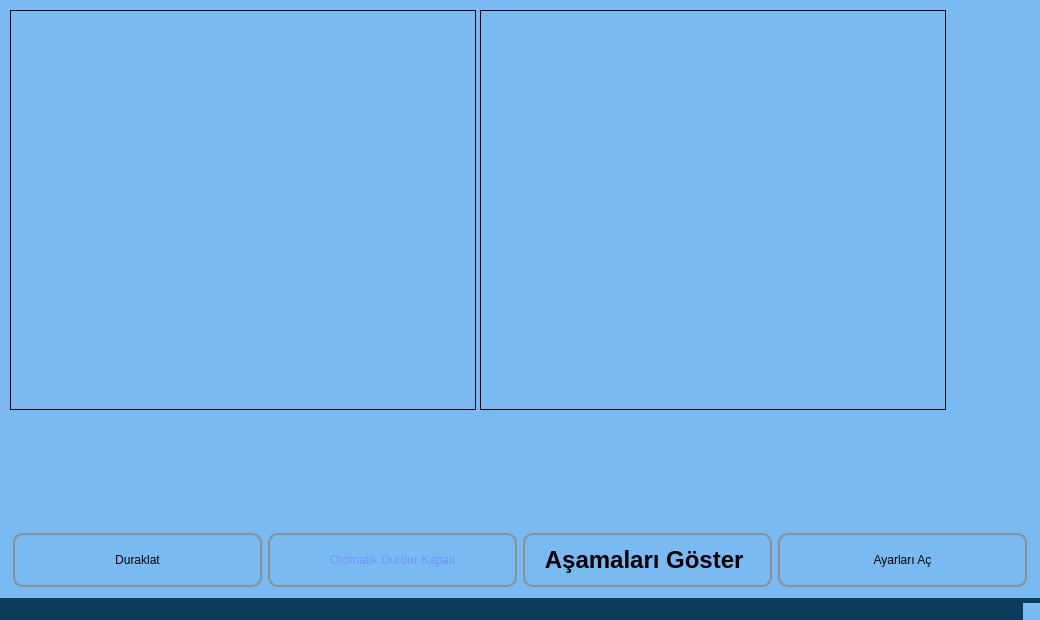
<?xml version="1.0" encoding="UTF-8"?>
<ui version="4.0">
 <class>MainWindow</class>
 <widget class="QMainWindow" name="MainWindow">
  <property name="geometry">
   <rect>
    <x>0</x>
    <y>0</y>
    <width>1040</width>
    <height>620</height>
   </rect>
  </property>
  <property name="windowTitle">
   <string>AnaForm</string>
  </property>
  <property name="windowIcon">
   <iconset resource="icons.qrc">
    <normaloff>:/icon/icons/General OCR_32px.png</normaloff>:/icon/icons/General OCR_32px.png</iconset>
  </property>
  <property name="styleSheet">
   <string notr="true">*{
background-color: #79BAF2;
}
QPlainTextEdit#lblogrencicevaplar{
font: bold 14pt &quot;Arial&quot;;
min-width: 1020px;
max-width: 1020px;
min-height:25px;
max-height:25px;

}
QVBoxLayout#vlCevaplar{

min-width: 1020px;
max-width: 1020px;

}



QMainWindow{
min-width: 1040px;
max-width: 1040px;
min-height:620px;
max-height:620px;
}
QStatusBar{
background-color: #0C3C59;

}
QPushButton {
    border: 2px solid #8f8f91;
    border-radius: 10px;
    background-color: qlineargradient(x1: 0, y1: 0, x2: 0, y2: 1,
                                      stop: 0 #F2055C, stop: 1 #F20530);
    min-width: 240px;
max-width:245px;
min-height:50px;
	color:rgb(109	,149	,255	);

	font: bold 18pt &quot;Arial&quot;;


}

QPushButton:pressed {
    background-color: qlineargradient(x1: 0, y1: 0, x2: 0, y2: 1,
                                      stop: 0 #F20530, stop: 1 #F2055C);
}

QPushButton:flat {
    border: none; /* no border for a flat push button */
}

QPushButton:default {
    border-color: navy; /* make the default button prominent */
}</string>
  </property>
  <widget class="QWidget" name="centralwidget">
   <widget class="QLabel" name="imgCamera_2">
    <property name="geometry">
     <rect>
      <x>10</x>
      <y>10</y>
      <width>466</width>
      <height>400</height>
     </rect>
    </property>
    <property name="minimumSize">
     <size>
      <width>466</width>
      <height>400</height>
     </size>
    </property>
    <property name="frameShape">
     <enum>QFrame::Panel</enum>
    </property>
    <property name="text">
     <string/>
    </property>
   </widget>
   <widget class="QLabel" name="imgBulunan">
    <property name="geometry">
     <rect>
      <x>480</x>
      <y>10</y>
      <width>466</width>
      <height>400</height>
     </rect>
    </property>
    <property name="minimumSize">
     <size>
      <width>466</width>
      <height>400</height>
     </size>
    </property>
    <property name="frameShape">
     <enum>QFrame::Panel</enum>
    </property>
    <property name="text">
     <string/>
    </property>
   </widget>
   <widget class="QWidget" name="horizontalLayoutWidget">
    <property name="geometry">
     <rect>
      <x>0</x>
      <y>530</y>
      <width>1041</width>
      <height>61</height>
     </rect>
    </property>
    <layout class="QHBoxLayout" name="horizontalLayout" stretch="0,0,0,0">
     <property name="spacing">
      <number>3</number>
     </property>
     <property name="leftMargin">
      <number>10</number>
     </property>
     <property name="rightMargin">
      <number>10</number>
     </property>
     <item>
      <widget class="QPushButton" name="startCam">
       <property name="text">
        <string>Duraklat</string>
       </property>
       <property name="icon">
        <iconset resource="icons.qrc">
         <normaloff>:/icon/icons/ocrclose.png</normaloff>:/icon/icons/ocrclose.png</iconset>
       </property>
       <property name="iconSize">
        <size>
         <width>32</width>
         <height>32</height>
        </size>
       </property>
      </widget>
     </item>
     <item>
      <widget class="QPushButton" name="btnOtomatikDurdur">
       <property name="palette">
        <palette>
         <active>
          <colorrole role="WindowText">
           <brush brushstyle="SolidPattern">
            <color alpha="255">
             <red>109</red>
             <green>149</green>
             <blue>255</blue>
            </color>
           </brush>
          </colorrole>
          <colorrole role="Button">
           <brush brushstyle="LinearGradientPattern">
            <gradient startx="0.000000000000000" starty="0.000000000000000" endx="0.000000000000000" endy="1.000000000000000" type="LinearGradient" spread="PadSpread" coordinatemode="ObjectBoundingMode">
             <gradientstop position="0.000000000000000">
              <color alpha="255">
               <red>242</red>
               <green>5</green>
               <blue>92</blue>
              </color>
             </gradientstop>
             <gradientstop position="1.000000000000000">
              <color alpha="255">
               <red>242</red>
               <green>5</green>
               <blue>48</blue>
              </color>
             </gradientstop>
            </gradient>
           </brush>
          </colorrole>
          <colorrole role="Text">
           <brush brushstyle="SolidPattern">
            <color alpha="255">
             <red>109</red>
             <green>149</green>
             <blue>255</blue>
            </color>
           </brush>
          </colorrole>
          <colorrole role="ButtonText">
           <brush brushstyle="SolidPattern">
            <color alpha="255">
             <red>109</red>
             <green>149</green>
             <blue>255</blue>
            </color>
           </brush>
          </colorrole>
          <colorrole role="Base">
           <brush brushstyle="LinearGradientPattern">
            <gradient startx="0.000000000000000" starty="0.000000000000000" endx="0.000000000000000" endy="1.000000000000000" type="LinearGradient" spread="PadSpread" coordinatemode="ObjectBoundingMode">
             <gradientstop position="0.000000000000000">
              <color alpha="255">
               <red>242</red>
               <green>5</green>
               <blue>92</blue>
              </color>
             </gradientstop>
             <gradientstop position="1.000000000000000">
              <color alpha="255">
               <red>242</red>
               <green>5</green>
               <blue>48</blue>
              </color>
             </gradientstop>
            </gradient>
           </brush>
          </colorrole>
          <colorrole role="Window">
           <brush brushstyle="LinearGradientPattern">
            <gradient startx="0.000000000000000" starty="0.000000000000000" endx="0.000000000000000" endy="1.000000000000000" type="LinearGradient" spread="PadSpread" coordinatemode="ObjectBoundingMode">
             <gradientstop position="0.000000000000000">
              <color alpha="255">
               <red>242</red>
               <green>5</green>
               <blue>92</blue>
              </color>
             </gradientstop>
             <gradientstop position="1.000000000000000">
              <color alpha="255">
               <red>242</red>
               <green>5</green>
               <blue>48</blue>
              </color>
             </gradientstop>
            </gradient>
           </brush>
          </colorrole>
          <colorrole role="PlaceholderText">
           <brush brushstyle="NoBrush">
            <color alpha="128">
             <red>109</red>
             <green>149</green>
             <blue>255</blue>
            </color>
           </brush>
          </colorrole>
         </active>
         <inactive>
          <colorrole role="WindowText">
           <brush brushstyle="SolidPattern">
            <color alpha="255">
             <red>109</red>
             <green>149</green>
             <blue>255</blue>
            </color>
           </brush>
          </colorrole>
          <colorrole role="Button">
           <brush brushstyle="LinearGradientPattern">
            <gradient startx="0.000000000000000" starty="0.000000000000000" endx="0.000000000000000" endy="1.000000000000000" type="LinearGradient" spread="PadSpread" coordinatemode="ObjectBoundingMode">
             <gradientstop position="0.000000000000000">
              <color alpha="255">
               <red>242</red>
               <green>5</green>
               <blue>92</blue>
              </color>
             </gradientstop>
             <gradientstop position="1.000000000000000">
              <color alpha="255">
               <red>242</red>
               <green>5</green>
               <blue>48</blue>
              </color>
             </gradientstop>
            </gradient>
           </brush>
          </colorrole>
          <colorrole role="Text">
           <brush brushstyle="SolidPattern">
            <color alpha="255">
             <red>109</red>
             <green>149</green>
             <blue>255</blue>
            </color>
           </brush>
          </colorrole>
          <colorrole role="ButtonText">
           <brush brushstyle="SolidPattern">
            <color alpha="255">
             <red>109</red>
             <green>149</green>
             <blue>255</blue>
            </color>
           </brush>
          </colorrole>
          <colorrole role="Base">
           <brush brushstyle="LinearGradientPattern">
            <gradient startx="0.000000000000000" starty="0.000000000000000" endx="0.000000000000000" endy="1.000000000000000" type="LinearGradient" spread="PadSpread" coordinatemode="ObjectBoundingMode">
             <gradientstop position="0.000000000000000">
              <color alpha="255">
               <red>242</red>
               <green>5</green>
               <blue>92</blue>
              </color>
             </gradientstop>
             <gradientstop position="1.000000000000000">
              <color alpha="255">
               <red>242</red>
               <green>5</green>
               <blue>48</blue>
              </color>
             </gradientstop>
            </gradient>
           </brush>
          </colorrole>
          <colorrole role="Window">
           <brush brushstyle="LinearGradientPattern">
            <gradient startx="0.000000000000000" starty="0.000000000000000" endx="0.000000000000000" endy="1.000000000000000" type="LinearGradient" spread="PadSpread" coordinatemode="ObjectBoundingMode">
             <gradientstop position="0.000000000000000">
              <color alpha="255">
               <red>242</red>
               <green>5</green>
               <blue>92</blue>
              </color>
             </gradientstop>
             <gradientstop position="1.000000000000000">
              <color alpha="255">
               <red>242</red>
               <green>5</green>
               <blue>48</blue>
              </color>
             </gradientstop>
            </gradient>
           </brush>
          </colorrole>
          <colorrole role="PlaceholderText">
           <brush brushstyle="NoBrush">
            <color alpha="128">
             <red>109</red>
             <green>149</green>
             <blue>255</blue>
            </color>
           </brush>
          </colorrole>
         </inactive>
         <disabled>
          <colorrole role="WindowText">
           <brush brushstyle="SolidPattern">
            <color alpha="255">
             <red>109</red>
             <green>149</green>
             <blue>255</blue>
            </color>
           </brush>
          </colorrole>
          <colorrole role="Button">
           <brush brushstyle="LinearGradientPattern">
            <gradient startx="0.000000000000000" starty="0.000000000000000" endx="0.000000000000000" endy="1.000000000000000" type="LinearGradient" spread="PadSpread" coordinatemode="ObjectBoundingMode">
             <gradientstop position="0.000000000000000">
              <color alpha="255">
               <red>242</red>
               <green>5</green>
               <blue>92</blue>
              </color>
             </gradientstop>
             <gradientstop position="1.000000000000000">
              <color alpha="255">
               <red>242</red>
               <green>5</green>
               <blue>48</blue>
              </color>
             </gradientstop>
            </gradient>
           </brush>
          </colorrole>
          <colorrole role="Text">
           <brush brushstyle="SolidPattern">
            <color alpha="255">
             <red>109</red>
             <green>149</green>
             <blue>255</blue>
            </color>
           </brush>
          </colorrole>
          <colorrole role="ButtonText">
           <brush brushstyle="SolidPattern">
            <color alpha="255">
             <red>109</red>
             <green>149</green>
             <blue>255</blue>
            </color>
           </brush>
          </colorrole>
          <colorrole role="Base">
           <brush brushstyle="LinearGradientPattern">
            <gradient startx="0.000000000000000" starty="0.000000000000000" endx="0.000000000000000" endy="1.000000000000000" type="LinearGradient" spread="PadSpread" coordinatemode="ObjectBoundingMode">
             <gradientstop position="0.000000000000000">
              <color alpha="255">
               <red>242</red>
               <green>5</green>
               <blue>92</blue>
              </color>
             </gradientstop>
             <gradientstop position="1.000000000000000">
              <color alpha="255">
               <red>242</red>
               <green>5</green>
               <blue>48</blue>
              </color>
             </gradientstop>
            </gradient>
           </brush>
          </colorrole>
          <colorrole role="Window">
           <brush brushstyle="LinearGradientPattern">
            <gradient startx="0.000000000000000" starty="0.000000000000000" endx="0.000000000000000" endy="1.000000000000000" type="LinearGradient" spread="PadSpread" coordinatemode="ObjectBoundingMode">
             <gradientstop position="0.000000000000000">
              <color alpha="255">
               <red>242</red>
               <green>5</green>
               <blue>92</blue>
              </color>
             </gradientstop>
             <gradientstop position="1.000000000000000">
              <color alpha="255">
               <red>242</red>
               <green>5</green>
               <blue>48</blue>
              </color>
             </gradientstop>
            </gradient>
           </brush>
          </colorrole>
          <colorrole role="PlaceholderText">
           <brush brushstyle="NoBrush">
            <color alpha="128">
             <red>109</red>
             <green>149</green>
             <blue>255</blue>
            </color>
           </brush>
          </colorrole>
         </disabled>
        </palette>
       </property>
       <property name="text">
        <string>Otomatik Durdur Kapalı</string>
       </property>
       <property name="icon">
        <iconset resource="icons.qrc">
         <normaloff>:/icon/icons/autoon.png</normaloff>:/icon/icons/autoon.png</iconset>
       </property>
       <property name="iconSize">
        <size>
         <width>32</width>
         <height>32</height>
        </size>
       </property>
      </widget>
     </item>
     <item>
      <widget class="QPushButton" name="btnAsamalar">
       <property name="font">
        <font>
         <family>Arial</family>
         <pointsize>18</pointsize>
         <weight>75</weight>
         <italic>false</italic>
         <bold>true</bold>
        </font>
       </property>
       <property name="text">
        <string>Aşamaları Göster </string>
       </property>
       <property name="icon">
        <iconset resource="icons.qrc">
         <normaloff>:/icon/icons/asamagoster.png</normaloff>:/icon/icons/asamagoster.png</iconset>
       </property>
       <property name="iconSize">
        <size>
         <width>32</width>
         <height>32</height>
        </size>
       </property>
      </widget>
     </item>
     <item>
      <widget class="QPushButton" name="btnAyarlar">
       <property name="text">
        <string>Ayarları Aç</string>
       </property>
       <property name="icon">
        <iconset resource="icons.qrc">
         <normaloff>:/icon/icons/ayarlar.png</normaloff>:/icon/icons/ayarlar.png</iconset>
       </property>
       <property name="iconSize">
        <size>
         <width>32</width>
         <height>32</height>
        </size>
       </property>
      </widget>
     </item>
    </layout>
   </widget>
   <widget class="QWidget" name="">
    <property name="geometry">
     <rect>
      <x>10</x>
      <y>420</y>
      <width>1021</width>
      <height>91</height>
     </rect>
    </property>
    <layout class="QVBoxLayout" name="vlCevaplar">
     <property name="spacing">
      <number>5</number>
     </property>
     <property name="sizeConstraint">
      <enum>QLayout::SetDefaultConstraint</enum>
     </property>
     <property name="leftMargin">
      <number>10</number>
     </property>
     <property name="rightMargin">
      <number>10</number>
     </property>
     <item>
      <layout class="QHBoxLayout" name="cevapAnahtari">
       <property name="sizeConstraint">
        <enum>QLayout::SetMinimumSize</enum>
       </property>
      </layout>
     </item>
     <item>
      <layout class="QHBoxLayout" name="ogrenciCevaplar">
       <property name="sizeConstraint">
        <enum>QLayout::SetMinimumSize</enum>
       </property>
      </layout>
     </item>
    </layout>
   </widget>
  </widget>
  <widget class="QStatusBar" name="statusbar">
   <property name="styleSheet">
    <string notr="true"/>
   </property>
  </widget>
 </widget>
 <resources>
  <include location="icons.qrc"/>
 </resources>
 <connections/>
</ui>
